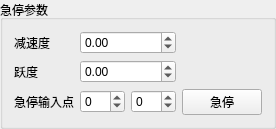
        <widget class="QGroupBox" name="groupBox_15">
         <property name="title">
          <string>急停参数</string>
         </property>
         <layout class="QGridLayout" name="gridLayout_10">
          <item row="0" column="0">
           <widget class="QLabel" name="lbHomeStatus_41">
            <property name="text">
             <string>减速度</string>
            </property>
           </widget>
          </item>
          <item row="0" column="1" colspan="2">
           <widget class="QDoubleSpinBox" name="txAxisRefEStopDec">
            <property name="readOnly">
             <bool>false</bool>
            </property>
            <property name="decimals">
             <number>2</number>
            </property>
            <property name="minimum">
             <double>-999999.000000000000000</double>
            </property>
            <property name="maximum">
             <double>999999.989999999990687</double>
            </property>
            <property name="value">
             <double>0.000000000000000</double>
            </property>
           </widget>
          </item>
          <item row="1" column="0">
           <widget class="QLabel" name="lbHomeStatus_42">
            <property name="text">
             <string>跃度</string>
            </property>
           </widget>
          </item>
          <item row="1" column="1" colspan="2">
           <widget class="QDoubleSpinBox" name="txAxisRefEStopJerk">
            <property name="readOnly">
             <bool>false</bool>
            </property>
            <property name="decimals">
             <number>2</number>
            </property>
            <property name="minimum">
             <double>-999999.000000000000000</double>
            </property>
            <property name="maximum">
             <double>999999.989999999990687</double>
            </property>
            <property name="value">
             <double>0.000000000000000</double>
            </property>
           </widget>
          </item>
          <item row="2" column="0">
           <widget class="QLabel" name="lbHomeStatus_43">
            <property name="text">
             <string>急停输入点</string>
            </property>
           </widget>
          </item>
          <item row="2" column="1">
           <widget class="QSpinBox" name="txAxisRefEStopModule">
            <property name="minimum">
             <number>-99</number>
            </property>
           </widget>
          </item>
          <item row="2" column="2">
           <widget class="QSpinBox" name="txAxisRefEStopIO">
            <property name="minimum">
             <number>-99</number>
            </property>
           </widget>
          </item>
          <item row="2" column="3">
           <widget class="QPushButton" name="btAxisEStop">
            <property name="text">
             <string>急停</string>
            </property>
            <property name="checkable">
             <bool>true</bool>
            </property>
           </widget>
          </item>
         </layout>
        </widget>
